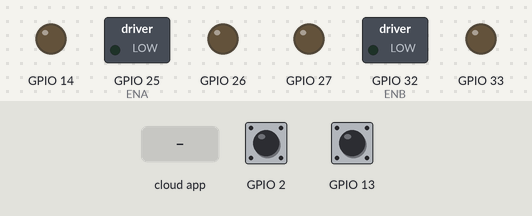
Recording of a sketch running on a simulated ESP32. Parts: switched loads named in the sketch (green lamp = pin HIGH), output pins drawn as LEDs (lit = HIGH). The test bench sets the inputs (shaded band); at power-on: GPIO 2 HIGH, GPIO 13 HIGH. The ROS host is connected and sends only what is stated.

Above: at 1.2 s.
1.3 s: the phone or cloud app sets linear.x to -100
At 1.9 s:
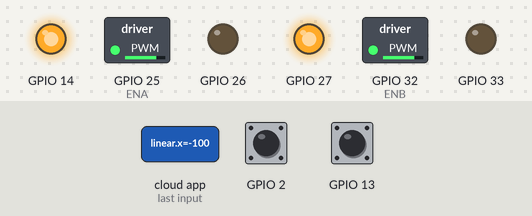
2.8 s: the phone or cloud app sets angular.z to -100
At 4.0 s:
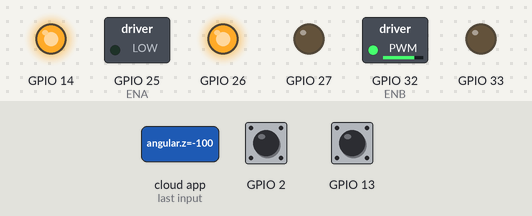
4.3 s: the phone or cloud app sets linear.x to 0
At 5.3 s:
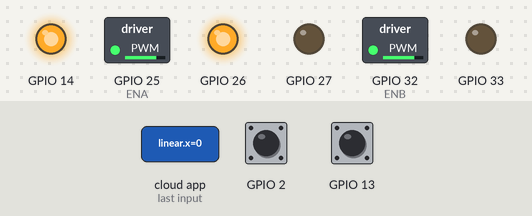
5.8 s: the phone or cloud app sets angular.z to 0
At 6.4 s:
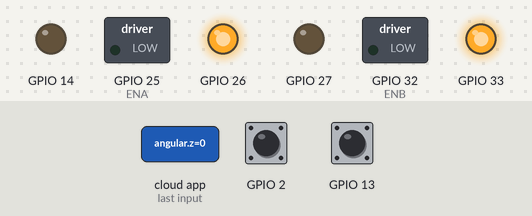
7.3 s: the phone or cloud app sets linear.x to 100
At 8.5 s:
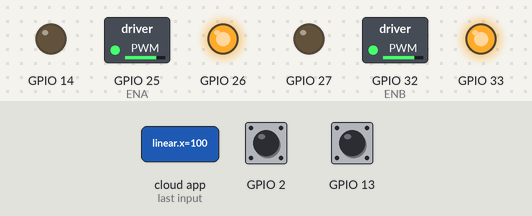
8.8 s: the phone or cloud app sets angular.z to 100
At 9.9 s:
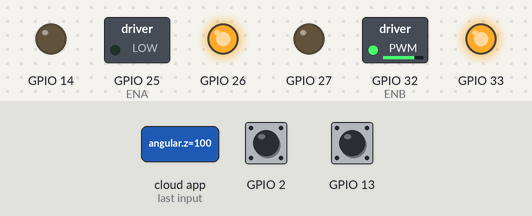
Timing chart, 0 to 11.3 s (numbered marks = the images above; inputs shaded):
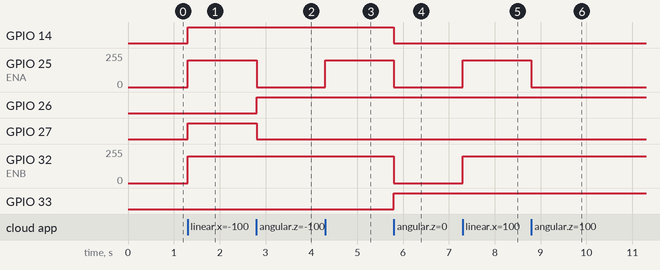

The sketch:

microros_pub_sub_robot.ino
```cpp
// snippet: microros_pub_sub_robot
// tags: ros2, micro-ros, microros, esp32, publisher, subscriber, encoder, cmd_vel, odom, diff-drive
// boards: esp32
// library: micro_ros_arduino
// description: Full differential drive micro-ROS node — subscribes to cmd_vel (Twist),
//   publishes encoder ticks as nav_msgs/Odometry. The odometry math runs on-device.
//   This is the Arduino side of a ROS2 nav_stack robot (pair with robot_localization on PC).
// prompts: micro-ROS differential drive, ROS2 cmd_vel subscriber, odometry publisher microROS, diff drive ROS2 ESP32
// exact-include: micro_ros_arduino.h, rcl/rcl.h, rclc/rclc.h, rclc/executor.h, geometry_msgs/msg/twist.h, nav_msgs/msg/odometry.h, math.h

#include <micro_ros_arduino.h>
#include <rcl/rcl.h>
#include <rclc/rclc.h>
#include <rclc/executor.h>
#include <geometry_msgs/msg/twist.h>
#include <nav_msgs/msg/odometry.h>
#include <math.h>

// ---- CONFIGURE ----
const float WHEEL_DIAM  = 0.065f;  // metres
const float TRACK       = 0.150f;  // metres
const int   ENC_CPR     = 360;
const int   MAX_PWM     = 200;
// -------------------

// Motor pins (L298N-style)
const int ENA=25,IN1=26,IN2=27, ENB=32,IN3=33,IN4=14;

// Encoder
volatile long encL = 0, encR = 0;
void IRAM_ATTR isrL() { encL++; }
void IRAM_ATTR isrR() { encR++; }

// Odometry state
float posX = 0, posY = 0, posH = 0;
long  prevL = 0, prevR = 0;

// micro-ROS
rcl_subscription_t cmdSub;
rcl_publisher_t    odomPub;
geometry_msgs__msg__Twist twistMsg;
nav_msgs__msg__Odometry   odomMsg;
rclc_executor_t    executor;
rclc_support_t     support;
rcl_allocator_t    allocator;
rcl_node_t         node;
rcl_timer_t        timer;

#define RCCHECK(fn) { rcl_ret_t rc = fn; if (rc != RCL_RET_OK) errorLoop(); }

void errorLoop() { while (1) { delay(100); } }

void setMotor(int en, int in1, int in2, int ch, int spd) {
  spd = constrain(spd, -MAX_PWM, MAX_PWM);
  digitalWrite(in1, spd >= 0); digitalWrite(in2, spd < 0);
  ledcWrite(ch, abs(spd));
}

void cmdCallback(const void* msgIn) {
  auto* m = (const geometry_msgs__msg__Twist*)msgIn;
  int l = (int)((m->linear.x - m->angular.z) * MAX_PWM);
  int r = (int)((m->linear.x + m->angular.z) * MAX_PWM);
  setMotor(ENA,IN1,IN2,0,l);
  setMotor(ENB,IN3,IN4,1,r);
}

void odomCallback(rcl_timer_t*, int64_t) {
  noInterrupts();
  long dL = encL - prevL;  long dR = encR - prevR;
  prevL = encL;             prevR = encR;
  interrupts();

  float mpc = WHEEL_DIAM * PI / ENC_CPR;
  float distL = dL * mpc, distR = dR * mpc;
  float dist = (distL + distR) * 0.5f;
  float dh   = (distR - distL) / TRACK;

  posH += dh;
  posX += dist * cos(posH);
  posY += dist * sin(posH);

  // fill odometry message
  int64_t now = rmw_uros_epoch_nanos();
  odomMsg.header.stamp.sec     = (int32_t)(now / 1000000000LL);
  odomMsg.header.stamp.nanosec = (uint32_t)(now % 1000000000LL);
  odomMsg.pose.pose.position.x = posX;
  odomMsg.pose.pose.position.y = posY;
  // yaw → quaternion (z-axis rotation only)
  odomMsg.pose.pose.orientation.z = sin(posH * 0.5f);
  odomMsg.pose.pose.orientation.w = cos(posH * 0.5f);

  rcl_publish(&odomPub, &odomMsg, NULL);
}

void setup() {
  int out[] = {IN1,IN2,IN3,IN4}; for (int p:out) pinMode(p,OUTPUT);
  ledcSetup(0,5000,8); ledcAttachPin(ENA,0);
  ledcSetup(1,5000,8); ledcAttachPin(ENB,1);
  pinMode(2,INPUT_PULLUP);  attachInterrupt(2,  isrL, RISING);
  pinMode(13,INPUT_PULLUP); attachInterrupt(13, isrR, RISING);

  static char odomFrame[] = "odom";
  static char baseFrame[] = "base_footprint";
  odomMsg.header.frame_id.data      = odomFrame;
  odomMsg.header.frame_id.size      = 4;
  odomMsg.child_frame_id.data       = baseFrame;
  odomMsg.child_frame_id.size       = 14;

  set_microros_transports();
  rmw_uros_sync_session(1000);

  allocator = rcl_get_default_allocator();
  RCCHECK(rclc_support_init(&support, 0, NULL, &allocator));
  RCCHECK(rclc_node_init_default(&node, "diff_drive_node", "", &support));

  RCCHECK(rclc_subscription_init_default(&cmdSub, &node,
    ROSIDL_GET_MSG_TYPE_SUPPORT(geometry_msgs,msg,Twist), "cmd_vel"));
  RCCHECK(rclc_publisher_init_default(&odomPub, &node,
    ROSIDL_GET_MSG_TYPE_SUPPORT(nav_msgs,msg,Odometry), "odom"));
  RCCHECK(rclc_timer_init_default(&timer, &support, RCL_MS_TO_NS(50), odomCallback));

  RCCHECK(rclc_executor_init(&executor, &support.context, 2, &allocator));
  RCCHECK(rclc_executor_add_subscription(&executor,&cmdSub,&twistMsg,cmdCallback,ON_NEW_DATA));
  RCCHECK(rclc_executor_add_timer(&executor,&timer));
}

void loop() {
  rclc_executor_spin_some(&executor, RCL_MS_TO_NS(10));
}
```

Measured:
- after the input at 1.3 s, GPIO 14, GPIO 27: LOW → HIGH at once; GPIO 25 (ENA), GPIO 32 (ENB): 0/255 → 199/255 at once
- after the input at 2.8 s, GPIO 25 (ENA): 199/255 → 0/255 at once; GPIO 26: LOW → HIGH at once; GPIO 27: HIGH → LOW at once
- after the input at 4.3 s, GPIO 25 (ENA): 0/255 → 199/255 at once
- after the input at 5.8 s, GPIO 14: HIGH → LOW at once; GPIO 25 (ENA), GPIO 32 (ENB): 199/255 → 0/255 at once; GPIO 33: LOW → HIGH at once
- after the input at 7.3 s, GPIO 25 (ENA), GPIO 32 (ENB): 0/255 → 199/255 at once
- after the input at 8.8 s, GPIO 25 (ENA): 199/255 → 0/255 at once
